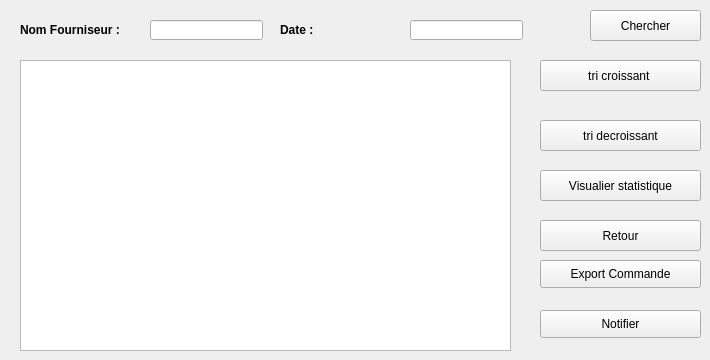
      <widget class="QWidget" name="rechercher_tri_ref">
       <attribute name="title">
        <string>recherche/tri</string>
       </attribute>
       <widget class="QLabel" name="label_30">
        <property name="geometry">
         <rect>
          <x>20</x>
          <y>20</y>
          <width>121</width>
          <height>20</height>
         </rect>
        </property>
        <property name="font">
         <font>
          <weight>75</weight>
          <bold>true</bold>
         </font>
        </property>
        <property name="text">
         <string>Nom Fourniseur :</string>
        </property>
       </widget>
       <widget class="QPushButton" name="retourFF">
        <property name="geometry">
         <rect>
          <x>540</x>
          <y>220</y>
          <width>161</width>
          <height>31</height>
         </rect>
        </property>
        <property name="styleSheet">
         <string notr="true">#pushButton_9{
-moz-box-shadow: 0px 10px 14px -7px #3e7327;
	-webkit-box-shadow: 0px 10px 14px -7px #3e7327;
	box-shadow: 0px 10px 14px -7px #3e7327;
	background:-webkit-gradient(linear, left top, left bottom, color-stop(0.05, #77b55a), color-stop(1, #72b352));
	background:-moz-linear-gradient(top, #77b55a 5%, #72b352 100%);
	background:-webkit-linear-gradient(top, #77b55a 5%, #72b352 100%);
	background:-o-linear-gradient(top, #77b55a 5%, #72b352 100%);
	background:-ms-linear-gradient(top, #77b55a 5%, #72b352 100%);
	background:linear-gradient(to bottom, #77b55a 5%, #72b352 100%);
	
	background-color:darkCyan;
	-moz-border-radius:4px;
	-webkit-border-radius:4px;
	border-radius:4px;
	border:1px solid #4b8f29;
	display:inline-block;
	cursor:pointer;
	color:#ffffff;
	font-family:Arial;
	font-size:13px;
	font-weight:bold;
	padding:6px 12px;
	text-decoration:none;
	text-shadow:0px 1px 0px #5b8a3c;
}
#pushButton_3:hover{
background:-webkit-gradient(linear, left top, left bottom, color-stop(0.05, #72b352), color-stop(1, #77b55a));
	background:-moz-linear-gradient(top, #72b352 5%, #77b55a 100%);
	background:-webkit-linear-gradient(top, #72b352 5%, #77b55a 100%);
	background:-o-linear-gradient(top, #72b352 5%, #77b55a 100%);
	background:-ms-linear-gradient(top, #72b352 5%, #77b55a 100%);
	background:linear-gradient(to bottom, #72b352 5%, #77b55a 100%);
	
	background-color:blue;
}</string>
        </property>
        <property name="text">
         <string>Retour</string>
        </property>
       </widget>
       <widget class="QPushButton" name="chercher_tri_reg">
        <property name="geometry">
         <rect>
          <x>590</x>
          <y>10</y>
          <width>111</width>
          <height>31</height>
         </rect>
        </property>
        <property name="autoFillBackground">
         <bool>false</bool>
        </property>
        <property name="styleSheet">
         <string notr="true">#pushButton_chercher
{
-moz-box-shadow: 0px 10px 14px -7px #3e7327;
	-webkit-box-shadow: 0px 10px 14px -7px #3e7327;
	box-shadow: 0px 10px 14px -7px #3e7327;
	background:-webkit-gradient(linear, left top, left bottom, color-stop(0.05, #77b55a), color-stop(1, #72b352));
	background:-moz-linear-gradient(top, #77b55a 5%, #72b352 100%);
	background:-webkit-linear-gradient(top, #77b55a 5%, #72b352 100%);
	background:-o-linear-gradient(top, #77b55a 5%, #72b352 100%);
	background:-ms-linear-gradient(top, #77b55a 5%, #72b352 100%);
	background:linear-gradient(to bottom, #77b55a 5%, #72b352 100%);
	
	background-color: darkCyan ;
	-moz-border-radius:4px;
	-webkit-border-radius:4px;
	border-radius:4px;
	border:1px solid #4b8f29;
	display:inline-block;
	cursor:pointer;
	color:#ffffff;
	font-family:Arial;
	font-size:13px;
	font-weight:bold;
	padding:6px 12px;
	text-decoration:none;
	text-shadow:0px 1px 0px #5b8a3c;
}
#pushButton_chercher:hover{
background:-webkit-gradient(linear, left top, left bottom, color-stop(0.05, #72b352), color-stop(1, #77b55a));
	background:-moz-linear-gradient(top, #72b352 5%, #77b55a 100%);
	background:-webkit-linear-gradient(top, #72b352 5%, #77b55a 100%);
	background:-o-linear-gradient(top, #72b352 5%, #77b55a 100%);
	background:-ms-linear-gradient(top, #72b352 5%, #77b55a 100%);
	background:linear-gradient(to bottom, #72b352 5%, #77b55a 100%);
	
	background-color:blue;
}</string>
        </property>
        <property name="text">
         <string>Chercher</string>
        </property>
       </widget>
       <widget class="QLineEdit" name="chercher_REGf">
        <property name="geometry">
         <rect>
          <x>150</x>
          <y>20</y>
          <width>113</width>
          <height>20</height>
         </rect>
        </property>
       </widget>
       <widget class="QTableView" name="tab_reg">
        <property name="geometry">
         <rect>
          <x>20</x>
          <y>60</y>
          <width>491</width>
          <height>291</height>
         </rect>
        </property>
        <property name="styleSheet">
         <string notr="true"/>
        </property>
       </widget>
       <widget class="QPushButton" name="tri_croissant_reg">
        <property name="geometry">
         <rect>
          <x>540</x>
          <y>60</y>
          <width>161</width>
          <height>31</height>
         </rect>
        </property>
        <property name="autoFillBackground">
         <bool>false</bool>
        </property>
        <property name="styleSheet">
         <string notr="true">#pushButton_chercher
{
-moz-box-shadow: 0px 10px 14px -7px #3e7327;
	-webkit-box-shadow: 0px 10px 14px -7px #3e7327;
	box-shadow: 0px 10px 14px -7px #3e7327;
	background:-webkit-gradient(linear, left top, left bottom, color-stop(0.05, #77b55a), color-stop(1, #72b352));
	background:-moz-linear-gradient(top, #77b55a 5%, #72b352 100%);
	background:-webkit-linear-gradient(top, #77b55a 5%, #72b352 100%);
	background:-o-linear-gradient(top, #77b55a 5%, #72b352 100%);
	background:-ms-linear-gradient(top, #77b55a 5%, #72b352 100%);
	background:linear-gradient(to bottom, #77b55a 5%, #72b352 100%);
	
	background-color: darkCyan ;
	-moz-border-radius:4px;
	-webkit-border-radius:4px;
	border-radius:4px;
	border:1px solid #4b8f29;
	display:inline-block;
	cursor:pointer;
	color:#ffffff;
	font-family:Arial;
	font-size:13px;
	font-weight:bold;
	padding:6px 12px;
	text-decoration:none;
	text-shadow:0px 1px 0px #5b8a3c;
}
#pushButton_chercher:hover{
background:-webkit-gradient(linear, left top, left bottom, color-stop(0.05, #72b352), color-stop(1, #77b55a));
	background:-moz-linear-gradient(top, #72b352 5%, #77b55a 100%);
	background:-webkit-linear-gradient(top, #72b352 5%, #77b55a 100%);
	background:-o-linear-gradient(top, #72b352 5%, #77b55a 100%);
	background:-ms-linear-gradient(top, #72b352 5%, #77b55a 100%);
	background:linear-gradient(to bottom, #72b352 5%, #77b55a 100%);
	
	background-color:blue;
}</string>
        </property>
        <property name="text">
         <string>tri croissant </string>
        </property>
       </widget>
       <widget class="QPushButton" name="tri_decroissant_reg">
        <property name="geometry">
         <rect>
          <x>540</x>
          <y>120</y>
          <width>161</width>
          <height>31</height>
         </rect>
        </property>
        <property name="autoFillBackground">
         <bool>false</bool>
        </property>
        <property name="styleSheet">
         <string notr="true">#pushButton_chercher
{
-moz-box-shadow: 0px 10px 14px -7px #3e7327;
	-webkit-box-shadow: 0px 10px 14px -7px #3e7327;
	box-shadow: 0px 10px 14px -7px #3e7327;
	background:-webkit-gradient(linear, left top, left bottom, color-stop(0.05, #77b55a), color-stop(1, #72b352));
	background:-moz-linear-gradient(top, #77b55a 5%, #72b352 100%);
	background:-webkit-linear-gradient(top, #77b55a 5%, #72b352 100%);
	background:-o-linear-gradient(top, #77b55a 5%, #72b352 100%);
	background:-ms-linear-gradient(top, #77b55a 5%, #72b352 100%);
	background:linear-gradient(to bottom, #77b55a 5%, #72b352 100%);
	
	background-color: darkCyan ;
	-moz-border-radius:4px;
	-webkit-border-radius:4px;
	border-radius:4px;
	border:1px solid #4b8f29;
	display:inline-block;
	cursor:pointer;
	color:#ffffff;
	font-family:Arial;
	font-size:13px;
	font-weight:bold;
	padding:6px 12px;
	text-decoration:none;
	text-shadow:0px 1px 0px #5b8a3c;
}
#pushButton_chercher:hover{
background:-webkit-gradient(linear, left top, left bottom, color-stop(0.05, #72b352), color-stop(1, #77b55a));
	background:-moz-linear-gradient(top, #72b352 5%, #77b55a 100%);
	background:-webkit-linear-gradient(top, #72b352 5%, #77b55a 100%);
	background:-o-linear-gradient(top, #72b352 5%, #77b55a 100%);
	background:-ms-linear-gradient(top, #72b352 5%, #77b55a 100%);
	background:linear-gradient(to bottom, #72b352 5%, #77b55a 100%);
	
	background-color:blue;
}</string>
        </property>
        <property name="text">
         <string>tri decroissant</string>
        </property>
       </widget>
       <widget class="QPushButton" name="stat_regionF">
        <property name="geometry">
         <rect>
          <x>540</x>
          <y>170</y>
          <width>161</width>
          <height>31</height>
         </rect>
        </property>
        <property name="autoFillBackground">
         <bool>false</bool>
        </property>
        <property name="styleSheet">
         <string notr="true">#pushButton_stat
{
-moz-box-shadow: 0px 10px 14px -7px #3e7327;
	-webkit-box-shadow: 0px 10px 14px -7px #3e7327;
	box-shadow: 0px 10px 14px -7px #3e7327;
	background:-webkit-gradient(linear, left top, left bottom, color-stop(0.05, #77b55a), color-stop(1, #72b352));
	background:-moz-linear-gradient(top, #77b55a 5%, #72b352 100%);
	background:-webkit-linear-gradient(top, #77b55a 5%, #72b352 100%);
	background:-o-linear-gradient(top, #77b55a 5%, #72b352 100%);
	background:-ms-linear-gradient(top, #77b55a 5%, #72b352 100%);
	background:linear-gradient(to bottom, #77b55a 5%, #72b352 100%);
	
	background-color: darkCyan ;
	-moz-border-radius:4px;
	-webkit-border-radius:4px;
	border-radius:4px;
	border:1px solid #4b8f29;
	display:inline-block;
	cursor:pointer;
	color:#ffffff;
	font-family:Arial;
	font-size:13px;
	font-weight:bold;
	padding:6px 12px;
	text-decoration:none;
	text-shadow:0px 1px 0px #5b8a3c;
}
#pushButton_stat:hover{
background:-webkit-gradient(linear, left top, left bottom, color-stop(0.05, #72b352), color-stop(1, #77b55a));
	background:-moz-linear-gradient(top, #72b352 5%, #77b55a 100%);
	background:-webkit-linear-gradient(top, #72b352 5%, #77b55a 100%);
	background:-o-linear-gradient(top, #72b352 5%, #77b55a 100%);
	background:-ms-linear-gradient(top, #72b352 5%, #77b55a 100%);
	background:linear-gradient(to bottom, #72b352 5%, #77b55a 100%);
	
	background-color:blue;
}</string>
        </property>
        <property name="text">
         <string>Visualier statistique</string>
        </property>
       </widget>
       <widget class="QLineEdit" name="chercher_REGf_2">
        <property name="geometry">
         <rect>
          <x>410</x>
          <y>20</y>
          <width>113</width>
          <height>20</height>
         </rect>
        </property>
       </widget>
       <widget class="QLabel" name="label_49">
        <property name="geometry">
         <rect>
          <x>280</x>
          <y>20</y>
          <width>121</width>
          <height>20</height>
         </rect>
        </property>
        <property name="font">
         <font>
          <weight>75</weight>
          <bold>true</bold>
         </font>
        </property>
        <property name="text">
         <string>Date :</string>
        </property>
       </widget>
       <widget class="QPushButton" name="pushButton_2">
        <property name="geometry">
         <rect>
          <x>540</x>
          <y>260</y>
          <width>161</width>
          <height>28</height>
         </rect>
        </property>
        <property name="text">
         <string>Export Commande</string>
        </property>
       </widget>
       <widget class="QPushButton" name="pushButton_3">
        <property name="geometry">
         <rect>
          <x>540</x>
          <y>310</y>
          <width>161</width>
          <height>28</height>
         </rect>
        </property>
        <property name="text">
         <string>Notifier</string>
        </property>
       </widget>
      </widget>
